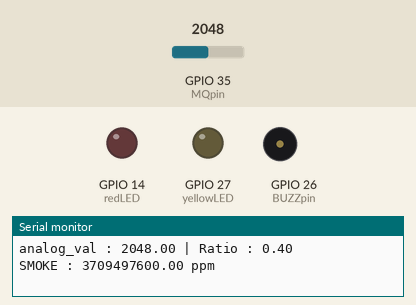
A sketch run on a simulated ESP32. Shown: output pins drawn as LEDs (lit = HIGH), buzzer (waves = sounding, pin HIGH), the last lines printed to the serial monitor. The inputs (shaded band) are chosen by the test bench; at power-on: GPIO 35 (MQpin) = 2048. WiFi joins after 1.5 s; servers stay silent unless stated.

Above: at 3.0 s.
3.1 s: GPIO 35 (MQpin) set to 1133
7.1 s: GPIO 35 (MQpin) set to 1132
At 12.2 s:
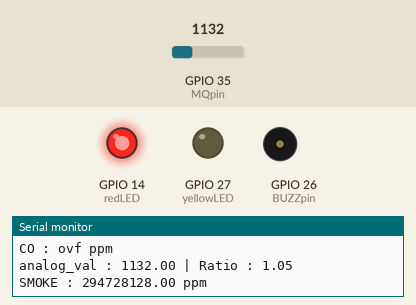
12.5 s: GPIO 35 (MQpin) set to 967
16.4 s: GPIO 35 (MQpin) set to 966
At 17.71 s:
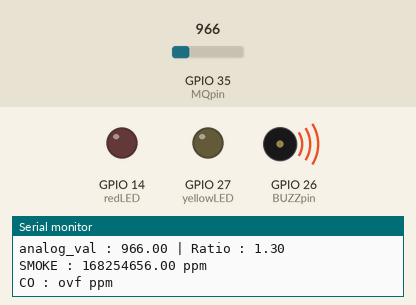
20.1 s: GPIO 35 (MQpin) set to 491
At 24.2 s:
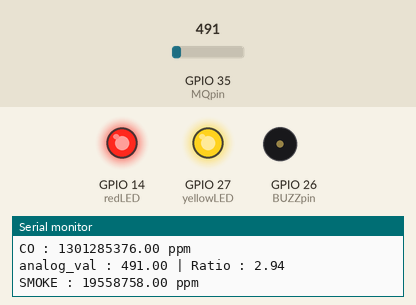
24.5 s: GPIO 35 (MQpin) set to 1228
At 28.8 s:
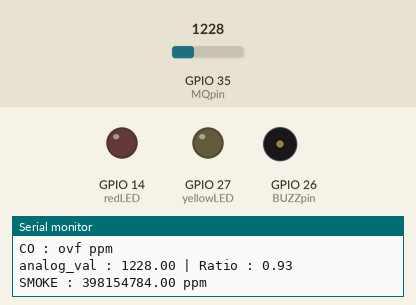
Timing chart, 0 to 29.0 s (numbered marks = the images above; inputs shaded):
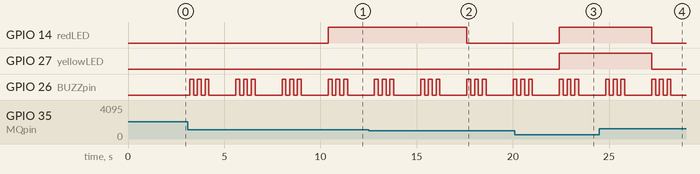

Measured:
- the behaviour switches between 1133 and 1132 on GPIO 35 (MQpin) (found by bisection; images 0 and 1)
- the behaviour switches between 967 and 966 on GPIO 35 (MQpin) (found by bisection; images 1 and 2)
- after the input at 7.1 s, GPIO 14 (redLED): LOW → HIGH after 3.3 s
- after the input at 16.4 s, GPIO 14 (redLED): HIGH → LOW after 1.2 s
- after the input at 20.1 s, GPIO 14 (redLED), GPIO 27 (yellowLED): LOW → HIGH after 2.3 s
- after the input at 24.5 s, GPIO 14 (redLED), GPIO 27 (yellowLED): HIGH → LOW after 2.7 s

The sketch:

MQ2_monitoring.ino
```cpp
#define BLYNK_TEMPLATE_ID "..."
#define BLYNK_TEMPLATE_NAME "..."
#define BLYNK_AUTH_TOKEN "..."

#define BLYNK_PRINT Serial

#include <WiFi.h>
#include <WiFiClient.h>
#include <BlynkSimpleEsp32.h>

#define BUZZpin 26
#define MQpin 35
#define redLED 14    // indikator asap rokok berlebih
#define yellowLED 27 // indikator gas CO berlebih
#define RL 1
#define Ro 2.5

// Get from datasheet MQ-2
#define aSMOKE -0.380125260960334
#define logbSMOKE 3.23938630995162
#define aCO -0.3104037934977602
#define logbCO 3.296899122408560

BlynkTimer timer;

// Set password to "" for open networks
char ssid[] = "..."; // Nama jaringan WiFi
char pass[] = "..."; // Password (kata sandi) jaringan

float VRL, Rs, ratio, analog_val, smoke, co;
int ctr, redIntensity, yellowIntensity;

// main program
void setup(){
  Serial.begin(115200);

  Blynk.begin(BLYNK_AUTH_TOKEN, ssid, pass);
  pinMode(BUZZpin, OUTPUT);
  digitalWrite(BUZZpin, LOW);
  analogSetAttenuation(ADC_11db);

  ledcSetup(0, 5000, 8);    // PWM red LED
  ledcAttachPin(redLED, 0);
  ledcSetup(1, 5000, 8);    // PWM yellow LED
  ledcAttachPin(yellowLED, 1);

  timer.setInterval(200L, sendSensor);
}

void loop(){
  Blynk.run();
  timer.run();
}

void sendSensor() {
  analog_val = analogRead(MQpin);
  Serial.print("analog_val : ");
  Serial.print(analog_val);

  VRL = analog_val * (3.3 / 4095.0); // konversi ADC VRL
  Rs = ((3.3 * RL) / VRL) - RL;
  ratio = Rs / Ro;
  Serial.print(" | Ratio : ");
  Serial.println(ratio);

  //SMOKE
  smoke = pow(10, (log10(ratio) - logbSMOKE) / aSMOKE);
  Serial.print("SMOKE : ");
  Serial.print(smoke);
  Serial.println(" ppm");
  delay(1000);

  //CO
  co = pow(10, (log10(ratio) - logbCO) / aCO);
  Serial.print("CO : ");
  Serial.print(co);
  Serial.println(" ppm");
  delay(200);

  Blynk.virtualWrite(V0, co);
  Blynk.virtualWrite(V1, smoke);

  //Logika LED – buzzer
  redIntensity    = map(smoke, 0, 3000, 0, 255);
  redIntensity    = constrain(redIntensity, 0, 255);
  yellowIntensity = map(co, 0, 3000, 0, 255);
  yellowIntensity = constrain(yellowIntensity, 0, 255);

  ledcWrite(0, redIntensity);    // atur kecerahan LED merah
  ledcWrite(1, yellowIntensity); // atur kecerahan LED kuning

  if(smoke > 500) { // asap berlebih
    for (ctr = 0; ctr < 3; ctr++) {
    digitalWrite(BUZZpin, HIGH);
    delay(200);
    digitalWrite(BUZZpin, LOW);
    delay(200);
    }
  } else {
    digitalWrite(BUZZpin, LOW);
  }
}
```
